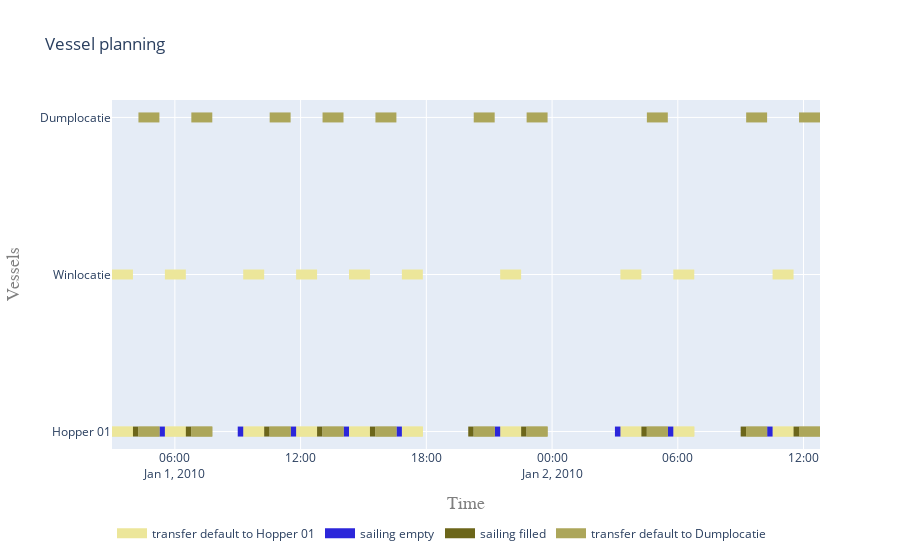
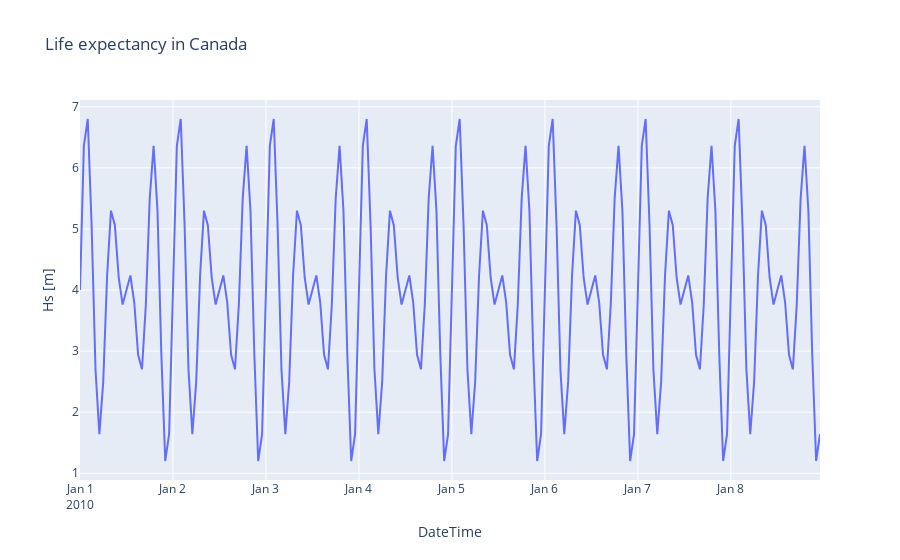

Notebook code cell kept with these figures, in order:
### Code cell
import plotly.express as px

objects = [hopper, from_site, to_site]


activities = []
for obj in objects:
    activities.extend(set(obj.log["Message"]))

activities = list(set(activities))

fig = vessel_planning(objects, activities)

fig = px.line(metocean_df, x="DateTime", y="Hs [m]", title='Life expectancy in Canada')
fig.show()

### Figure 1 — Plotly figure (JSON) as saved in the notebook; plotly's stock layout.template omitted (floating-point values rounded to 4 significant figures; data arrays with more than 128 entries replaced by an {"elided": "..."} marker saying what was removed)
{"data": [{"connectgaps": false, "hoverinfo": "y+name", "line": {"color": "rgb(236,230,154)", "width": 10}, "mode": "lines", "name": "transfer default to Hopper 01", "type": "scatter", "x": {"elided": "150 str values"}, "y": {"elided": "150 str values"}}, {"connectgaps": false, "hoverinfo": "y+name", "line": {"color": "rgb(44,38,218)", "width": 10}, "mode": "lines", "name": "sailing empty", "type": "scatter", "x": ["2010-01-01T03:00:00", "2010-01-01T03:00:00", "2010-01-01T03:00:00", "2010-01-01T03:00:00", "2010-01-01T03:00:00", "2010-01-01T05:15:42.824591", "2010-01-01T05:15:42.824591", "2010-01-01T05:31:25.649182", "2010-01-01T05:31:25.649182", "2010-01-01T05:31:25.649182", "2010-01-01T09:00:00", "2010-01-01T09:00:00", "2010-01-01T09:15:42.824592", "2010-01-01T09:15:42.824592", "2010-01-01T09:15:42.824592", "2010-01-01T11:31:25.649183", "2010-01-01T11:31:25.649183", "2010-01-01T11:47:08.473774", "2010-01-01T11:47:08.473774", "2010-01-01T11:47:08.473774", "2010-01-01T14:02:51.298365", "2010-01-01T14:02:51.298365", "2010-01-01T14:18:34.122956", "2010-01-01T14:18:34.122956", "2010-01-01T14:18:34.122956", "2010-01-01T16:34:16.947547", "2010-01-01T16:34:16.947547", "2010-01-01T16:49:59.772139", "2010-01-01T16:49:59.772139", "2010-01-01T16:49:59.772139", "2010-01-01T21:15:42.824591", "2010-01-01T21:15:42.824591", "2010-01-01T21:31:25.649182", "2010-01-01T21:31:25.649182", "2010-01-01T21:31:25.649182", "2010-01-02T03:00:00", "2010-01-02T03:00:00", "2010-01-02T03:15:42.824591", "2010-01-02T03:15:42.824591", "2010-01-02T03:15:42.824591", "2010-01-02T05:31:25.649182", "2010-01-02T05:31:25.649182", "2010-01-02T05:47:08.473773", "2010-01-02T05:47:08.473773", "2010-01-02T05:47:08.473773", "2010-01-02T10:15:42.824592", "2010-01-02T10:15:42.824592", "2010-01-02T10:31:25.649183", "2010-01-02T10:31:25.649183", "2010-01-02T10:31:25.649183"], "y": ["Hopper 01", "Hopper 01", "Hopper 01", "Hopper 01", null, "Hopper 01", "Hopper 01", "Hopper 01", "Hopper 01", null, "Hopper 01", "Hopper 01", "Hopper 01", "Hopper 01", null, "Hopper 01", "Hopper 01", "Hopper 01", "Hopper 01", null, "Hopper 01", "Hopper 01", "Hopper 01", "Hopper 01", null, "Hopper 01", "Hopper 01", "Hopper 01", "Hopper 01", null, "Hopper 01", "Hopper 01", "Hopper 01", "Hopper 01", null, "Hopper 01", "Hopper 01", "Hopper 01", "Hopper 01", null, "Hopper 01", "Hopper 01", "Hopper 01", "Hopper 01", null, "Hopper 01", "Hopper 01", "Hopper 01", "Hopper 01", null]}, {"connectgaps": false, "hoverinfo": "y+name", "line": {"color": "rgb(108,102,26)", "width": 10}, "mode": "lines", "name": "sailing filled", "type": "scatter", "x": ["2010-01-01T04:00:00", "2010-01-01T04:00:00", "2010-01-01T04:15:42.824591", "2010-01-01T04:15:42.824591", "2010-01-01T04:15:42.824591", "2010-01-01T06:31:25.649182", "2010-01-01T06:31:25.649182", "2010-01-01T06:47:08.473773", "2010-01-01T06:47:08.473773", "2010-01-01T06:47:08.473773", "2010-01-01T10:15:42.824592", "2010-01-01T10:15:42.824592", "2010-01-01T10:31:25.649183", "2010-01-01T10:31:25.649183", "2010-01-01T10:31:25.649183", "2010-01-01T12:47:08.473774", "2010-01-01T12:47:08.473774", "2010-01-01T13:02:51.298365", "2010-01-01T13:02:51.298365", "2010-01-01T13:02:51.298365", "2010-01-01T15:18:34.122956", "2010-01-01T15:18:34.122956", "2010-01-01T15:34:16.947547", "2010-01-01T15:34:16.947547", "2010-01-01T15:34:16.947547", "2010-01-01T20:00:00", "2010-01-01T20:00:00", "2010-01-01T20:15:42.824591", "2010-01-01T20:15:42.824591", "2010-01-01T20:15:42.824591", "2010-01-01T22:31:25.649182", "2010-01-01T22:31:25.649182", "2010-01-01T22:47:08.473773", "2010-01-01T22:47:08.473773", "2010-01-01T22:47:08.473773", "2010-01-02T04:15:42.824591", "2010-01-02T04:15:42.824591", "2010-01-02T04:31:25.649182", "2010-01-02T04:31:25.649182", "2010-01-02T04:31:25.649182", "2010-01-02T09:00:00", "2010-01-02T09:00:00", "2010-01-02T09:15:42.824592", "2010-01-02T09:15:42.824592", "2010-01-02T09:15:42.824592", "2010-01-02T11:31:25.649183", "2010-01-02T11:31:25.649183", "2010-01-02T11:47:08.473774", "2010-01-02T11:47:08.473774", "2010-01-02T11:47:08.473774"], "y": ["Hopper 01", "Hopper 01", "Hopper 01", "Hopper 01", null, "Hopper 01", "Hopper 01", "Hopper 01", "Hopper 01", null, "Hopper 01", "Hopper 01", "Hopper 01", "Hopper 01", null, "Hopper 01", "Hopper 01", "Hopper 01", "Hopper 01", null, "Hopper 01", "Hopper 01", "Hopper 01", "Hopper 01", null, "Hopper 01", "Hopper 01", "Hopper 01", "Hopper 01", null, "Hopper 01", "Hopper 01", "Hopper 01", "Hopper 01", null, "Hopper 01", "Hopper 01", "Hopper 01", "Hopper 01", null, "Hopper 01", "Hopper 01", "Hopper 01", "Hopper 01", null, "Hopper 01", "Hopper 01", "Hopper 01", "Hopper 01", null]}, {"connectgaps": false, "hoverinfo": "y+name", "line": {"color": "rgb(172,166,90)", "width": 10}, "mode": "lines", "name": "transfer default to Dumplocatie", "type": "scatter", "x": {"elided": "150 str values"}, "y": {"elided": "150 str values"}}], "layout": {"hovermode": "closest", "legend": {"orientation": "h", "x": 0, "y": -0.2}, "title": {"text": "Vessel planning"}, "xaxis": {"range": ["2010-01-01T03:00:00", "2010-01-02T12:47:08.473774"], "title": {"font": {"color": "#7f7f7f", "family": "Courier New, monospace", "size": 18}, "text": "Time"}}, "yaxis": {"title": {"font": {"color": "#7f7f7f", "family": "Courier New, monospace", "size": 18}, "text": "Vessels"}}}}

### Figure 2 — Plotly figure (JSON) as saved in the notebook; plotly's stock layout.template omitted (floating-point values rounded to 4 significant figures; data arrays with more than 128 entries replaced by an {"elided": "..."} marker saying what was removed)
{"data": [{"hoverlabel": {"namelength": 0}, "hovertemplate": "DateTime=%{x}<br>Hs [m]=%{y}", "legendgroup": "", "line": {"color": "#636efa", "dash": "solid"}, "mode": "lines", "name": "", "showlegend": false, "type": "scatter", "x": {"elided": "192 str values"}, "xaxis": "x", "y": {"elided": "192 float values"}, "yaxis": "y"}], "layout": {"legend": {"tracegroupgap": 0}, "title": {"text": "Life expectancy in Canada"}, "xaxis": {"anchor": "y", "domain": [0, 1], "title": {"text": "DateTime"}}, "yaxis": {"anchor": "x", "domain": [0, 1], "title": {"text": "Hs [m]"}}}}
